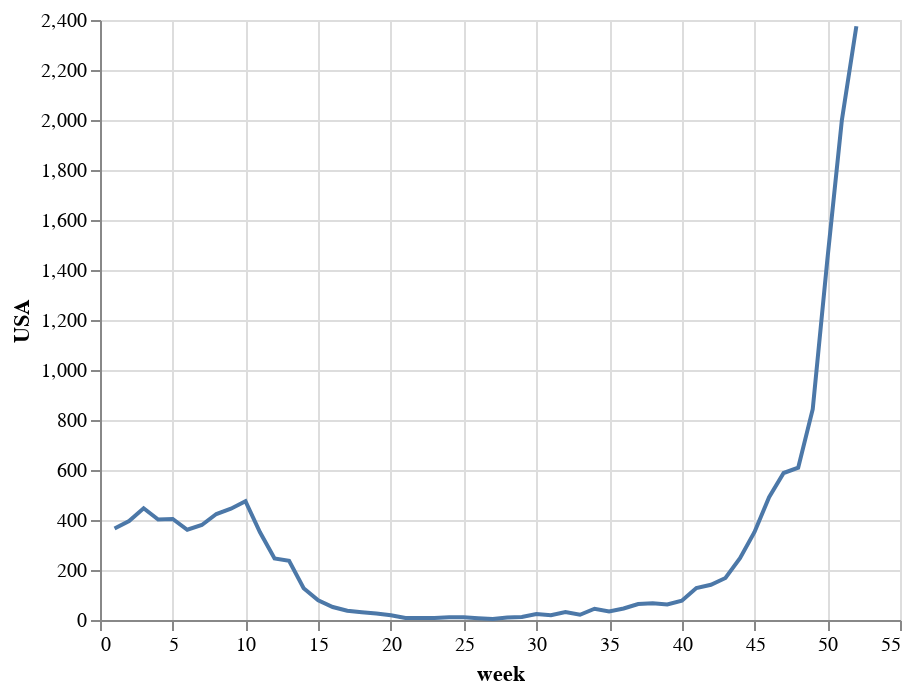

This figure's notebook cell:
### Code cell
alt.Chart(flu).mark_line().encode(x='week', y='USA')

### Figure 1 — Vega-Lite specification as saved in the notebook (floating-point values rounded to 4 significant figures)
{"$schema": "https://vega.github.io/schema/vega-lite/v2.4.3.json", "config": {"view": {"height": 300, "width": 400}}, "data": {"values": [{"Afghanistan": 5, "Argentina": 4, "Australia": 2, "Canada": 41, "China": 2179, "Colombia": 36, "Egypt": 739, "Germany": 26, "Ireland": 23, "South Africa": 0, "USA": 366, "week": 1}, {"Afghanistan": 13, "Argentina": 21, "Australia": 1, "Canada": 15, "China": 2213, "Colombia": 36, "Egypt": 396, "Germany": 24, "Ireland": 8, "South Africa": 1, "USA": 396, "week": 2}, {"Afghanistan": 4, "Argentina": 6, "Australia": 1, "Canada": 8, "China": 2228, "Colombia": 14, "Egypt": 192, "Germany": 18, "Ireland": 4, "South Africa": 0, "USA": 447, "week": 3}, {"Afghanistan": 0, "Argentina": 1, "Australia": 0, "Canada": 14, "China": 2027, "Colombia": 11, "Egypt": 80, "Germany": null, "Ireland": 8, "South Africa": 0, "USA": 402, "week": 4}, {"Afghanistan": 0, "Argentina": 4, "Australia": 1, "Canada": 12, "China": 1813, "Colombia": 8, "Egypt": 56, "Germany": null, "Ireland": 4, "South Africa": 0, "USA": 404, "week": 5}, {"Afghanistan": 0, "Argentina": 0, "Australia": 1, "Canada": 6, "China": 1353, "Colombia": 9, "Egypt": 47, "Germany": null, "Ireland": 0, "South Africa": 0, "USA": 361, "week": 6}, {"Afghanistan": 1, "Argentina": 3, "Australia": 0, "Canada": 6, "China": 799, "Colombia": 7, "Egypt": 32, "Germany": null, "Ireland": 0, "South Africa": 0, "USA": 380, "week": 7}, {"Afghanistan": 1, "Argentina": 1, "Australia": 4, "Canada": 7, "China": 1218, "Colombia": 5, "Egypt": 16, "Germany": null, "Ireland": 1, "South Africa": 1, "USA": 424, "week": 8}, {"Afghanistan": null, "Argentina": 0, "Australia": 3, "Canada": 3, "China": 1333, "Colombia": 7, "Egypt": 8, "Germany": 3, "Ireland": 0, "South Africa": 0, "USA": 445, "week": 9}, {"Afghanistan": 1, "Argentina": 3, "Australia": 1, "Canada": 7, "China": 1614, "Colombia": 5, "Egypt": 8, "Germany": 7, "Ireland": 0, "South Africa": 0, "USA": 475, "week": 10}, {"Afghanistan": 0, "Argentina": 0, "Australia": 1, "Canada": 9, "China": 1745, "Colombia": 11, "Egypt": 3, "Germany": 2, "Ireland": 0, "South Africa": 0, "USA": 351, "week": 11}, {"Afghanistan": 0, "Argentina": 9, "Australia": 2, "Canada": 7, "China": 1548, "Colombia": 1, "Egypt": 5, "Germany": 6, "Ireland": 1, "South Africa": 0, "USA": 246, "week": 12}, {"Afghanistan": 0, "Argentina": 8, "Australia": 0, "Canada": 6, "China": 1388, "Colombia": 4, "Egypt": 6, "Germany": 0, "Ireland": 0, "South Africa": 0, "USA": 237, "week": 13}, {"Afghanistan": 0, "Argentina": 7, "Australia": 0, "Canada": 6, "China": 843, "Colombia": 2, "Egypt": 3, "Germany": 1, "Ireland": 0, "South Africa": 0, "USA": 127, "week": 14}, {"Afghanistan": 0, "Argentina": 9, "Australia": 4, "Canada": 0, "China": 635, "Colombia": 8, "Egypt": 2, "Germany": 0, "Ireland": 0, "South Africa": 1, "USA": 79, "week": 15}, {"Afghanistan": 0, "Argentina": 15, "Australia": 2, "Canada": 2, "China": 716, "Colombia": 16, "Egypt": 2, "Germany": 0, "Ireland": 1, "South Africa": 0, "USA": 52, "week": 16}, {"Afghanistan": 0, "Argentina": 16, "Australia": 6, "Canada": 4, "China": 602, "Colombia": 8, "Egypt": 2, "Germany": 0, "Ireland": 0, "South Africa": 0, "USA": 37, "week": 17}, {"Afghanistan": 0, "Argentina": 18, "Australia": 1, "Canada": 3, "China": 529, "Colombia": 3, "Egypt": 9, "Germany": 0, "Ireland": 0, "South Africa": 1, "USA": 31, "week": 18}, {"Afghanistan": 0, "Argentina": 10, "Australia": 3, "Canada": 1, "China": 434, "Colombia": 8, "Egypt": 2, "Germany": 0, "Ireland": 0, "South Africa": 0, "USA": 26, "week": 19}, {"Afghanistan": 0, "Argentina": 4, "Australia": 4, "Canada": 4, "China": 368, "Colombia": 10, "Egypt": 1, "Germany": 1, "Ireland": 1, "South Africa": 1, "USA": 19, "week": 20}, {"Afghanistan": 0, "Argentina": 5, "Australia": 4, "Canada": 5, "China": 314, "Colombia": 15, "Egypt": 0, "Germany": 0, "Ireland": 0, "South Africa": 1, "USA": 8, "week": 21}, {"Afghanistan": 0, "Argentina": 34, "Australia": 3, "Canada": 0, "China": 225, "Colombia": 42, "Egypt": 9, "Germany": 0, "Ireland": 0, "South Africa": 2, "USA": 8, "week": 22}, {"Afghanistan": 0, "Argentina": 49, "Australia": 1, "Canada": 1, "China": 238, "Colombia": 40, "Egypt": 8, "Germany": 1, "Ireland": 0, "South Africa": 10, "USA": 8, "week": 23}, {"Afghanistan": 0, "Argentina": 50, "Australia": 5, "Canada": 1, "China": 118, "Colombia": 30, "Egypt": 8, "Germany": 0, "Ireland": 0, "South Africa": 16, "USA": 11, "week": 24}, {"Afghanistan": 1, "Argentina": 40, "Australia": 12, "Canada": 0, "China": 185, "Colombia": 40, "Egypt": 7, "Germany": 0, "Ireland": 0, "South Africa": 36, "USA": 11, "week": 25}, {"Afghanistan": 0, "Argentina": 43, "Australia": 18, "Canada": 8, "China": 202, "Colombia": 36, "Egypt": 6, "Germany": 0, "Ireland": 0, "South Africa": 84, "USA": 7, "week": 26}, {"Afghanistan": 0, "Argentina": 40, "Australia": 14, "Canada": 2, "China": 262, "Colombia": 31, "Egypt": 6, "Germany": 0, "Ireland": 0, "South Africa": 85, "USA": 4, "week": 27}, {"Afghanistan": 0, "Argentina": 64, "Australia": 15, "Canada": 6, "China": 334, "Colombia": 33, "Egypt": 4, "Germany": 0, "Ireland": 0, "South Africa": 85, "USA": 10, "week": 28}, {"Afghanistan": 0, "Argentina": 76, "Australia": 15, "Canada": 0, "China": 432, "Colombia": 33, "Egypt": 14, "Germany": 0, "Ireland": 0, "South Africa": 61, "USA": 12, "week": 29}, {"Afghanistan": 0, "Argentina": 75, "Australia": 31, "Canada": 3, "China": 413, "Colombia": 27, "Egypt": 7, "Germany": 0, "Ireland": 0, "South Africa": 121, "USA": 24, "week": 30}, {"Afghanistan": 0, "Argentina": 43, "Australia": 39, "Canada": 0, "China": 615, "Colombia": 29, "Egypt": 5, "Germany": 0, "Ireland": 0, "South Africa": 124, "USA": 19, "week": 31}, {"Afghanistan": 0, "Argentina": 84, "Australia": 44, "Canada": 2, "China": 776, "Colombia": 15, "Egypt": 2, "Germany": 0, "Ireland": 0, "South Africa": 99, "USA": 32, "week": 32}, {"Afghanistan": 0, "Argentina": 71, "Australia": 60, "Canada": 1, "China": 782, "Colombia": 9, "Egypt": 4, "Germany": 0, "Ireland": 0, "South Africa": 122, "USA": 21, "week": 33}, {"Afghanistan": 0, "Argentina": 79, "Australia": 64, "Canada": 6, "China": 1018, "Colombia": 19, "Egypt": 1, "Germany": 0, "Ireland": 0, "South Africa": 116, "USA": 45, "week": 34}, {"Afghanistan": 0, "Argentina": 52, "Australia": 78, "Canada": 2, "China": 1211, "Colombia": 3, "Egypt": 6, "Germany": 0, "Ireland": 0, "South Africa": 74, "USA": 34, "week": 35}, {"Afghanistan": 0, "Argentina": 40, "Australia": 77, "Canada": 1, "China": 1441, "Colombia": 15, "Egypt": 0, "Germany": 0, "Ireland": 0, "South Africa": 78, "USA": 46, "week": 36}, {"Afghanistan": 0, "Argentina": 32, "Australia": 56, "Canada": 3, "China": 1473, "Colombia": 18, "Egypt": 0, "Germany": 0, "Ireland": 0, "South Africa": 61, "USA": 64, "week": 37}, {"Afghanistan": 0, "Argentina": 37, "Australia": 105, "Canada": 8, "China": 1197, "Colombia": 8, "Egypt": 0, "Germany": 1, "Ireland": 0, "South Africa": 39, "USA": 67, "week": 38}, {"Afghanistan": 0, "Argentina": 64, "Australia": 92, "Canada": 12, "China": 1045, "Colombia": 13, "Egypt": 0, "Germany": 1, "Ireland": 0, "South Africa": 24, "USA": 62, "week": 39}, {"Afghanistan": 0, "Argentina": 108, "Australia": 97, "Canada": 11, "China": 890, "Colombia": 7, "Egypt": 3, "Germany": 0, "Ireland": 0, "South Africa": 20, "USA": 77, "week": 40}, {"Afghanistan": 0, "Argentina": 279, "Australia": 52, "Canada": 17, "China": 685, "Colombia": 2, "Egypt": 7, "Germany": 2, "Ireland": 2, "South Africa": 8, "USA": 128, "week": 41}, {"Afghanistan": 0, "Argentina": 280, "Australia": 50, "Canada": 17, "China": 508, "Colombia": 3, "Egypt": 19, "Germany": 1, "Ireland": 1, "South Africa": 14, "USA": 141, "week": 42}, {"Afghanistan": 0, "Argentina": 89, "Australia": 54, "Canada": 14, "China": 498, "Colombia": 1, "Egypt": 14, "Germany": 2, "Ireland": 0, "South Africa": 6, "USA": 168, "week": 43}, {"Afghanistan": 0, "Argentina": 59, "Australia": 47, "Canada": 22, "China": 400, "Colombia": 9, "Egypt": 16, "Germany": 0, "Ireland": 0, "South Africa": 3, "USA": 247, "week": 44}, {"Afghanistan": 0, "Argentina": 25, "Australia": 29, "Canada": 42, "China": 389, "Colombia": 5, "Egypt": 19, "Germany": 1, "Ireland": 0, "South Africa": 11, "USA": 352, "week": 45}, {"Afghanistan": 0, "Argentina": 32, "Australia": 14, "Canada": 55, "China": 245, "Colombia": 15, "Egypt": 20, "Germany": 1, "Ireland": 0, "South Africa": 9, "USA": 491, "week": 46}, {"Afghanistan": 0, "Argentina": 30, "Australia": 23, "Canada": 111, "China": 397, "Colombia": 13, "Egypt": 36, "Germany": 3, "Ireland": 1, "South Africa": 8, "USA": 588, "week": 47}, {"Afghanistan": 0, "Argentina": 39, "Australia": 19, "Canada": 225, "China": 400, "Colombia": 4, "Egypt": 64, "Germany": 1, "Ireland": 1, "South Africa": 3, "USA": 609, "week": 48}, {"Afghanistan": 0, "Argentina": 20, "Australia": 20, "Canada": 323, "China": 395, "Colombia": 17, "Egypt": 88, "Germany": 2, "Ireland": 13, "South Africa": 3, "USA": 843, "week": 49}, {"Afghanistan": 0, "Argentina": 20, "Australia": 23, "Canada": 566, "China": 359, "Colombia": 14, "Egypt": 152, "Germany": 23, "Ireland": 48, "South Africa": 0, "USA": 1438, "week": 50}, {"Afghanistan": null, "Argentina": 16, "Australia": 29, "Canada": 987, "China": 602, "Colombia": 19, "Egypt": 372, "Germany": 18, "Ireland": 161, "South Africa": 3, "USA": 1998, "week": 51}, {"Afghanistan": null, "Argentina": 1, "Australia": 25, "Canada": 1366, "China": 532, "Colombia": 12, "Egypt": 522, "Germany": 44, "Ireland": 383, "South Africa": 2, "USA": 2375, "week": 52}]}, "encoding": {"x": {"field": "week", "type": "quantitative"}, "y": {"field": "USA", "type": "quantitative"}}, "mark": "line"}
